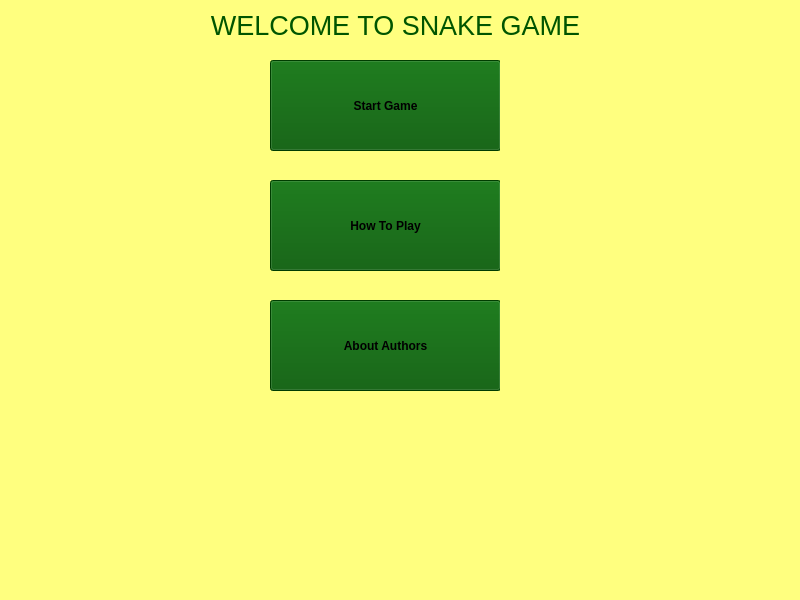
<?xml version="1.0" encoding="UTF-8"?>
<ui version="4.0">
 <class>HomeWindow</class>
 <widget class="QMainWindow" name="HomeWindow">
  <property name="geometry">
   <rect>
    <x>0</x>
    <y>0</y>
    <width>800</width>
    <height>600</height>
   </rect>
  </property>
  <property name="windowTitle">
   <string>MainWindow</string>
  </property>
  <property name="styleSheet">
   <string notr="true">
background-color: rgb(255, 255, 127);</string>
  </property>
  <widget class="QWidget" name="centralwidget">
   <widget class="QLabel" name="label">
    <property name="geometry">
     <rect>
      <x>80</x>
      <y>-20</y>
      <width>631</width>
      <height>91</height>
     </rect>
    </property>
    <property name="font">
     <font>
      <pointsize>20</pointsize>
     </font>
    </property>
    <property name="styleSheet">
     <string notr="true">color: rgb(0, 85, 0);</string>
    </property>
    <property name="text">
     <string>&lt;html&gt;&lt;head/&gt;&lt;body&gt;&lt;p align=&quot;center&quot;&gt;&lt;span style=&quot; color:#005500;&quot;&gt;WELCOME TO SNAKE GAME&lt;/span&gt;&lt;/p&gt;&lt;/body&gt;&lt;/html&gt;</string>
    </property>
   </widget>
   <widget class="QPushButton" name="pushButton">
    <property name="geometry">
     <rect>
      <x>270</x>
      <y>60</y>
      <width>231</width>
      <height>91</height>
     </rect>
    </property>
    <property name="palette">
     <palette>
      <active>
       <colorrole role="WindowText">
        <brush brushstyle="SolidPattern">
         <color alpha="255">
          <red>0</red>
          <green>0</green>
          <blue>0</blue>
         </color>
        </brush>
       </colorrole>
       <colorrole role="Button">
        <brush brushstyle="SolidPattern">
         <color alpha="255">
          <red>0</red>
          <green>85</green>
          <blue>0</blue>
         </color>
        </brush>
       </colorrole>
       <colorrole role="Light">
        <brush brushstyle="SolidPattern">
         <color alpha="255">
          <red>255</red>
          <green>255</green>
          <blue>255</blue>
         </color>
        </brush>
       </colorrole>
       <colorrole role="Midlight">
        <brush brushstyle="SolidPattern">
         <color alpha="255">
          <red>227</red>
          <green>227</green>
          <blue>227</blue>
         </color>
        </brush>
       </colorrole>
       <colorrole role="Dark">
        <brush brushstyle="SolidPattern">
         <color alpha="255">
          <red>160</red>
          <green>160</green>
          <blue>160</blue>
         </color>
        </brush>
       </colorrole>
       <colorrole role="Mid">
        <brush brushstyle="SolidPattern">
         <color alpha="255">
          <red>160</red>
          <green>160</green>
          <blue>160</blue>
         </color>
        </brush>
       </colorrole>
       <colorrole role="Text">
        <brush brushstyle="SolidPattern">
         <color alpha="255">
          <red>0</red>
          <green>0</green>
          <blue>0</blue>
         </color>
        </brush>
       </colorrole>
       <colorrole role="BrightText">
        <brush brushstyle="SolidPattern">
         <color alpha="255">
          <red>255</red>
          <green>255</green>
          <blue>255</blue>
         </color>
        </brush>
       </colorrole>
       <colorrole role="ButtonText">
        <brush brushstyle="SolidPattern">
         <color alpha="255">
          <red>0</red>
          <green>0</green>
          <blue>0</blue>
         </color>
        </brush>
       </colorrole>
       <colorrole role="Base">
        <brush brushstyle="SolidPattern">
         <color alpha="255">
          <red>0</red>
          <green>85</green>
          <blue>0</blue>
         </color>
        </brush>
       </colorrole>
       <colorrole role="Window">
        <brush brushstyle="SolidPattern">
         <color alpha="255">
          <red>0</red>
          <green>85</green>
          <blue>0</blue>
         </color>
        </brush>
       </colorrole>
       <colorrole role="Shadow">
        <brush brushstyle="SolidPattern">
         <color alpha="255">
          <red>105</red>
          <green>105</green>
          <blue>105</blue>
         </color>
        </brush>
       </colorrole>
       <colorrole role="Highlight">
        <brush brushstyle="SolidPattern">
         <color alpha="255">
          <red>0</red>
          <green>120</green>
          <blue>215</blue>
         </color>
        </brush>
       </colorrole>
       <colorrole role="HighlightedText">
        <brush brushstyle="SolidPattern">
         <color alpha="255">
          <red>255</red>
          <green>255</green>
          <blue>255</blue>
         </color>
        </brush>
       </colorrole>
       <colorrole role="Link">
        <brush brushstyle="SolidPattern">
         <color alpha="255">
          <red>0</red>
          <green>0</green>
          <blue>255</blue>
         </color>
        </brush>
       </colorrole>
       <colorrole role="LinkVisited">
        <brush brushstyle="SolidPattern">
         <color alpha="255">
          <red>255</red>
          <green>0</green>
          <blue>255</blue>
         </color>
        </brush>
       </colorrole>
       <colorrole role="AlternateBase">
        <brush brushstyle="SolidPattern">
         <color alpha="255">
          <red>245</red>
          <green>245</green>
          <blue>245</blue>
         </color>
        </brush>
       </colorrole>
       <colorrole role="NoRole">
        <brush brushstyle="SolidPattern">
         <color alpha="255">
          <red>0</red>
          <green>0</green>
          <blue>0</blue>
         </color>
        </brush>
       </colorrole>
       <colorrole role="ToolTipBase">
        <brush brushstyle="SolidPattern">
         <color alpha="255">
          <red>255</red>
          <green>255</green>
          <blue>220</blue>
         </color>
        </brush>
       </colorrole>
       <colorrole role="ToolTipText">
        <brush brushstyle="SolidPattern">
         <color alpha="255">
          <red>0</red>
          <green>0</green>
          <blue>0</blue>
         </color>
        </brush>
       </colorrole>
       <colorrole role="PlaceholderText">
        <brush brushstyle="SolidPattern">
         <color alpha="128">
          <red>0</red>
          <green>0</green>
          <blue>0</blue>
         </color>
        </brush>
       </colorrole>
      </active>
      <inactive>
       <colorrole role="WindowText">
        <brush brushstyle="SolidPattern">
         <color alpha="255">
          <red>0</red>
          <green>0</green>
          <blue>0</blue>
         </color>
        </brush>
       </colorrole>
       <colorrole role="Button">
        <brush brushstyle="SolidPattern">
         <color alpha="255">
          <red>0</red>
          <green>85</green>
          <blue>0</blue>
         </color>
        </brush>
       </colorrole>
       <colorrole role="Light">
        <brush brushstyle="SolidPattern">
         <color alpha="255">
          <red>255</red>
          <green>255</green>
          <blue>255</blue>
         </color>
        </brush>
       </colorrole>
       <colorrole role="Midlight">
        <brush brushstyle="SolidPattern">
         <color alpha="255">
          <red>227</red>
          <green>227</green>
          <blue>227</blue>
         </color>
        </brush>
       </colorrole>
       <colorrole role="Dark">
        <brush brushstyle="SolidPattern">
         <color alpha="255">
          <red>160</red>
          <green>160</green>
          <blue>160</blue>
         </color>
        </brush>
       </colorrole>
       <colorrole role="Mid">
        <brush brushstyle="SolidPattern">
         <color alpha="255">
          <red>160</red>
          <green>160</green>
          <blue>160</blue>
         </color>
        </brush>
       </colorrole>
       <colorrole role="Text">
        <brush brushstyle="SolidPattern">
         <color alpha="255">
          <red>0</red>
          <green>0</green>
          <blue>0</blue>
         </color>
        </brush>
       </colorrole>
       <colorrole role="BrightText">
        <brush brushstyle="SolidPattern">
         <color alpha="255">
          <red>255</red>
          <green>255</green>
          <blue>255</blue>
         </color>
        </brush>
       </colorrole>
       <colorrole role="ButtonText">
        <brush brushstyle="SolidPattern">
         <color alpha="255">
          <red>0</red>
          <green>0</green>
          <blue>0</blue>
         </color>
        </brush>
       </colorrole>
       <colorrole role="Base">
        <brush brushstyle="SolidPattern">
         <color alpha="255">
          <red>0</red>
          <green>85</green>
          <blue>0</blue>
         </color>
        </brush>
       </colorrole>
       <colorrole role="Window">
        <brush brushstyle="SolidPattern">
         <color alpha="255">
          <red>0</red>
          <green>85</green>
          <blue>0</blue>
         </color>
        </brush>
       </colorrole>
       <colorrole role="Shadow">
        <brush brushstyle="SolidPattern">
         <color alpha="255">
          <red>105</red>
          <green>105</green>
          <blue>105</blue>
         </color>
        </brush>
       </colorrole>
       <colorrole role="Highlight">
        <brush brushstyle="SolidPattern">
         <color alpha="255">
          <red>240</red>
          <green>240</green>
          <blue>240</blue>
         </color>
        </brush>
       </colorrole>
       <colorrole role="HighlightedText">
        <brush brushstyle="SolidPattern">
         <color alpha="255">
          <red>0</red>
          <green>0</green>
          <blue>0</blue>
         </color>
        </brush>
       </colorrole>
       <colorrole role="Link">
        <brush brushstyle="SolidPattern">
         <color alpha="255">
          <red>0</red>
          <green>0</green>
          <blue>255</blue>
         </color>
        </brush>
       </colorrole>
       <colorrole role="LinkVisited">
        <brush brushstyle="SolidPattern">
         <color alpha="255">
          <red>255</red>
          <green>0</green>
          <blue>255</blue>
         </color>
        </brush>
       </colorrole>
       <colorrole role="AlternateBase">
        <brush brushstyle="SolidPattern">
         <color alpha="255">
          <red>245</red>
          <green>245</green>
          <blue>245</blue>
         </color>
        </brush>
       </colorrole>
       <colorrole role="NoRole">
        <brush brushstyle="NoBrush">
         <color alpha="255">
          <red>0</red>
          <green>0</green>
          <blue>0</blue>
         </color>
        </brush>
       </colorrole>
       <colorrole role="ToolTipBase">
        <brush brushstyle="SolidPattern">
         <color alpha="255">
          <red>255</red>
          <green>255</green>
          <blue>220</blue>
         </color>
        </brush>
       </colorrole>
       <colorrole role="ToolTipText">
        <brush brushstyle="SolidPattern">
         <color alpha="255">
          <red>0</red>
          <green>0</green>
          <blue>0</blue>
         </color>
        </brush>
       </colorrole>
       <colorrole role="PlaceholderText">
        <brush brushstyle="SolidPattern">
         <color alpha="128">
          <red>0</red>
          <green>0</green>
          <blue>0</blue>
         </color>
        </brush>
       </colorrole>
      </inactive>
      <disabled>
       <colorrole role="WindowText">
        <brush brushstyle="SolidPattern">
         <color alpha="255">
          <red>120</red>
          <green>120</green>
          <blue>120</blue>
         </color>
        </brush>
       </colorrole>
       <colorrole role="Button">
        <brush brushstyle="SolidPattern">
         <color alpha="255">
          <red>0</red>
          <green>85</green>
          <blue>0</blue>
         </color>
        </brush>
       </colorrole>
       <colorrole role="Light">
        <brush brushstyle="SolidPattern">
         <color alpha="255">
          <red>255</red>
          <green>255</green>
          <blue>255</blue>
         </color>
        </brush>
       </colorrole>
       <colorrole role="Midlight">
        <brush brushstyle="SolidPattern">
         <color alpha="255">
          <red>247</red>
          <green>247</green>
          <blue>247</blue>
         </color>
        </brush>
       </colorrole>
       <colorrole role="Dark">
        <brush brushstyle="SolidPattern">
         <color alpha="255">
          <red>160</red>
          <green>160</green>
          <blue>160</blue>
         </color>
        </brush>
       </colorrole>
       <colorrole role="Mid">
        <brush brushstyle="SolidPattern">
         <color alpha="255">
          <red>160</red>
          <green>160</green>
          <blue>160</blue>
         </color>
        </brush>
       </colorrole>
       <colorrole role="Text">
        <brush brushstyle="SolidPattern">
         <color alpha="255">
          <red>120</red>
          <green>120</green>
          <blue>120</blue>
         </color>
        </brush>
       </colorrole>
       <colorrole role="BrightText">
        <brush brushstyle="SolidPattern">
         <color alpha="255">
          <red>255</red>
          <green>255</green>
          <blue>255</blue>
         </color>
        </brush>
       </colorrole>
       <colorrole role="ButtonText">
        <brush brushstyle="SolidPattern">
         <color alpha="255">
          <red>120</red>
          <green>120</green>
          <blue>120</blue>
         </color>
        </brush>
       </colorrole>
       <colorrole role="Base">
        <brush brushstyle="SolidPattern">
         <color alpha="255">
          <red>0</red>
          <green>85</green>
          <blue>0</blue>
         </color>
        </brush>
       </colorrole>
       <colorrole role="Window">
        <brush brushstyle="SolidPattern">
         <color alpha="255">
          <red>0</red>
          <green>85</green>
          <blue>0</blue>
         </color>
        </brush>
       </colorrole>
       <colorrole role="Shadow">
        <brush brushstyle="SolidPattern">
         <color alpha="255">
          <red>0</red>
          <green>0</green>
          <blue>0</blue>
         </color>
        </brush>
       </colorrole>
       <colorrole role="Highlight">
        <brush brushstyle="SolidPattern">
         <color alpha="255">
          <red>0</red>
          <green>120</green>
          <blue>215</blue>
         </color>
        </brush>
       </colorrole>
       <colorrole role="HighlightedText">
        <brush brushstyle="SolidPattern">
         <color alpha="255">
          <red>255</red>
          <green>255</green>
          <blue>255</blue>
         </color>
        </brush>
       </colorrole>
       <colorrole role="Link">
        <brush brushstyle="SolidPattern">
         <color alpha="255">
          <red>0</red>
          <green>0</green>
          <blue>255</blue>
         </color>
        </brush>
       </colorrole>
       <colorrole role="LinkVisited">
        <brush brushstyle="SolidPattern">
         <color alpha="255">
          <red>255</red>
          <green>0</green>
          <blue>255</blue>
         </color>
        </brush>
       </colorrole>
       <colorrole role="AlternateBase">
        <brush brushstyle="SolidPattern">
         <color alpha="255">
          <red>245</red>
          <green>245</green>
          <blue>245</blue>
         </color>
        </brush>
       </colorrole>
       <colorrole role="NoRole">
        <brush brushstyle="NoBrush">
         <color alpha="255">
          <red>0</red>
          <green>0</green>
          <blue>0</blue>
         </color>
        </brush>
       </colorrole>
       <colorrole role="ToolTipBase">
        <brush brushstyle="SolidPattern">
         <color alpha="255">
          <red>255</red>
          <green>255</green>
          <blue>220</blue>
         </color>
        </brush>
       </colorrole>
       <colorrole role="ToolTipText">
        <brush brushstyle="SolidPattern">
         <color alpha="255">
          <red>0</red>
          <green>0</green>
          <blue>0</blue>
         </color>
        </brush>
       </colorrole>
       <colorrole role="PlaceholderText">
        <brush brushstyle="SolidPattern">
         <color alpha="128">
          <red>0</red>
          <green>0</green>
          <blue>0</blue>
         </color>
        </brush>
       </colorrole>
      </disabled>
     </palette>
    </property>
    <property name="font">
     <font>
      <bold>true</bold>
     </font>
    </property>
    <property name="styleSheet">
     <string notr="true">
background-color: rgb(0, 85, 0);
</string>
    </property>
    <property name="text">
     <string>Start Game</string>
    </property>
   </widget>
   <widget class="QPushButton" name="pushButton_2">
    <property name="geometry">
     <rect>
      <x>270</x>
      <y>180</y>
      <width>231</width>
      <height>91</height>
     </rect>
    </property>
    <property name="font">
     <font>
      <bold>true</bold>
     </font>
    </property>
    <property name="styleSheet">
     <string notr="true">background-color: rgb(0, 85, 0);</string>
    </property>
    <property name="text">
     <string>How To Play</string>
    </property>
   </widget>
   <widget class="QPushButton" name="pushButton_3">
    <property name="geometry">
     <rect>
      <x>270</x>
      <y>300</y>
      <width>231</width>
      <height>91</height>
     </rect>
    </property>
    <property name="font">
     <font>
      <bold>true</bold>
     </font>
    </property>
    <property name="styleSheet">
     <string notr="true">background-color: rgb(0, 85, 0);</string>
    </property>
    <property name="text">
     <string>About Authors</string>
    </property>
   </widget>
   <widget class="QLabel" name="label_2">
    <property name="geometry">
     <rect>
      <x>500</x>
      <y>60</y>
      <width>291</width>
      <height>501</height>
     </rect>
    </property>
    <property name="styleSheet">
     <string notr="true"/>
    </property>
    <property name="text">
     <string/>
    </property>
   </widget>
   <widget class="QLabel" name="label_3">
    <property name="geometry">
     <rect>
      <x>-70</x>
      <y>60</y>
      <width>331</width>
      <height>491</height>
     </rect>
    </property>
    <property name="text">
     <string/>
    </property>
   </widget>
  </widget>
  <widget class="QMenuBar" name="menubar">
   <property name="geometry">
    <rect>
     <x>0</x>
     <y>0</y>
     <width>800</width>
     <height>26</height>
    </rect>
   </property>
  </widget>
  <widget class="QStatusBar" name="statusbar"/>
 </widget>
 <resources/>
 <connections/>
</ui>
